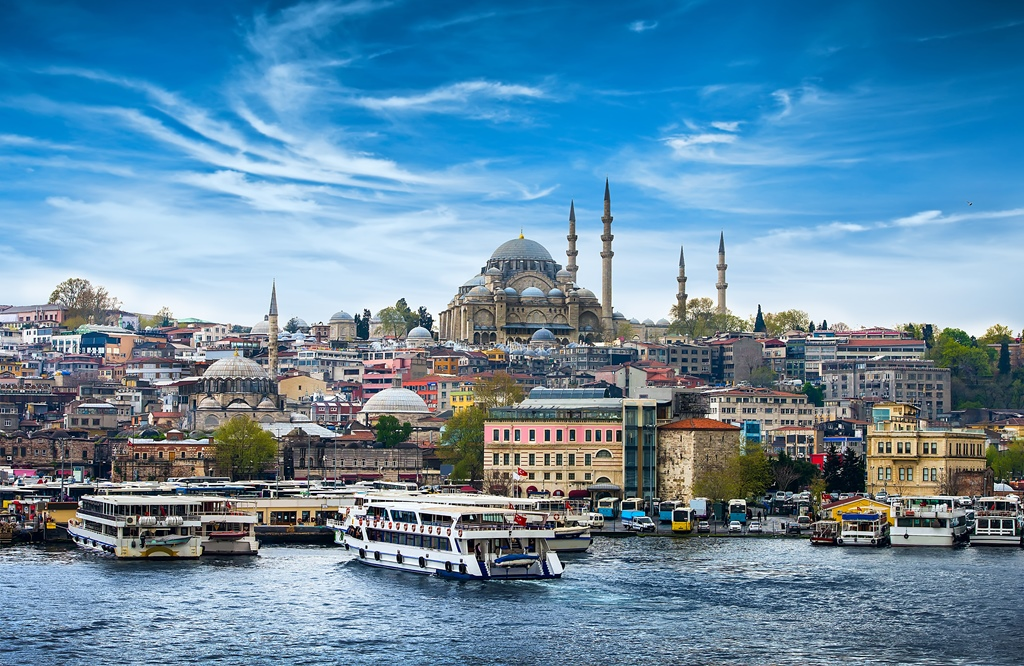
#> input picture sobel_filtre/picture.jpg, 1024 x 666 px
$ python sobel_filtre.py   (older library calls are emulated)
#> lines starting #> are read from the running program, lines starting #| are printed output that depends on the picture; after the words box and inside, x2 and y2 are one past the last pixel; in counts of white or black regions, pixels touching at a corner belong together
import cv2
import numpy as np

resim = cv2.imread("picture.jpg")
#> resim is the input picture: shape (666, 1024, 3); mean B, G, R 164.7, 139.3, 101.1
gray = cv2.cvtColor(resim, cv2.COLOR_BGR2GRAY)
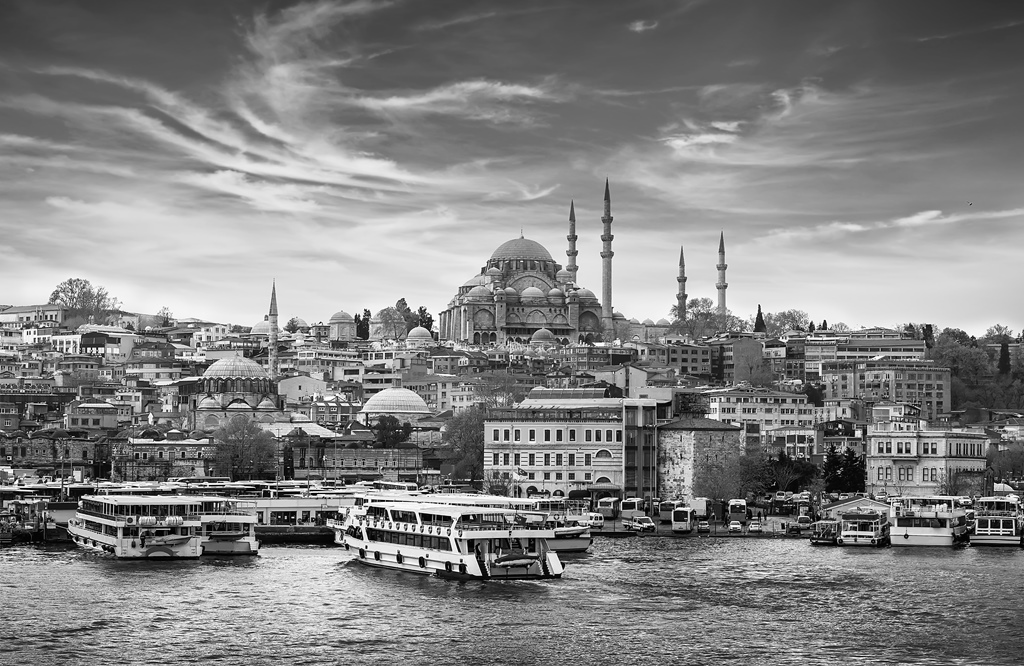
#> gray: shape (666, 1024); min 0, max 255, mean 130.8

X = cv2.Sobel(gray, cv2.CV_64F, 1, 0)
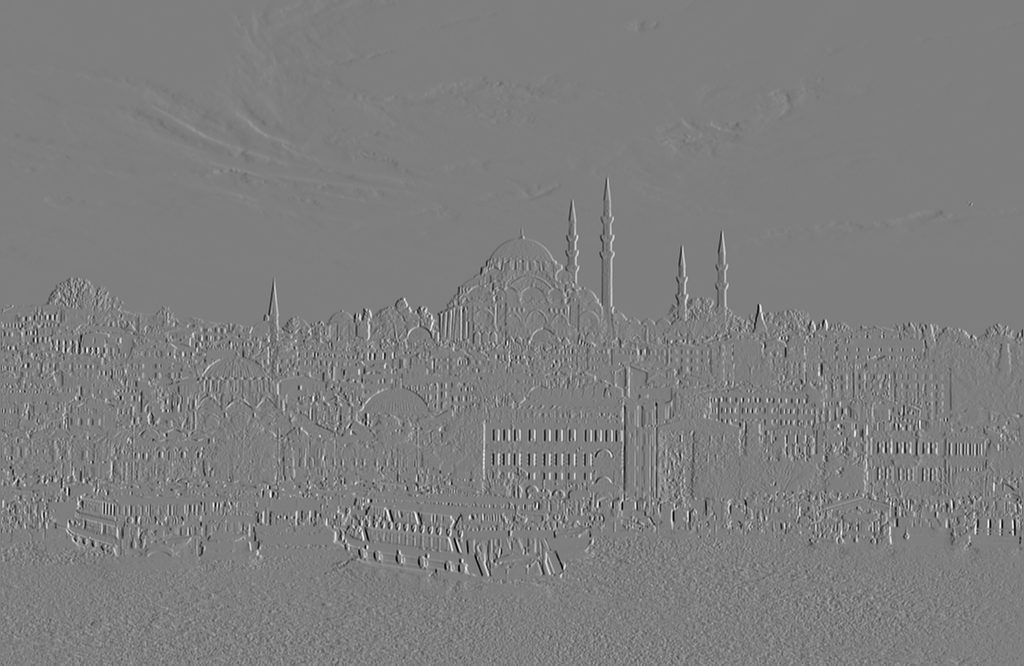
#> X: shape (666, 1024) float64; min -977, max 989, mean -0.1; drawn with min black and max white
Y = cv2.Sobel(gray, cv2.CV_64F, 0, 1)
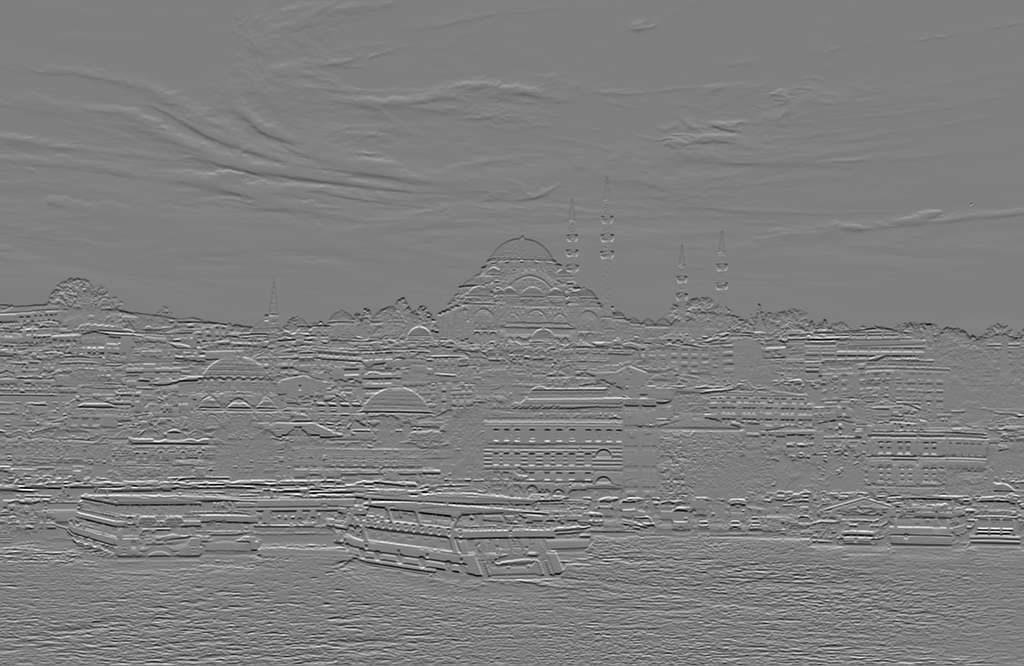
#> Y: shape (666, 1024) float64; min -1006, max 1013, mean 0.6; drawn with min black and max white
XY = X + Y

cv2.imshow("Original", resim)
cv2.imshow("X", X)
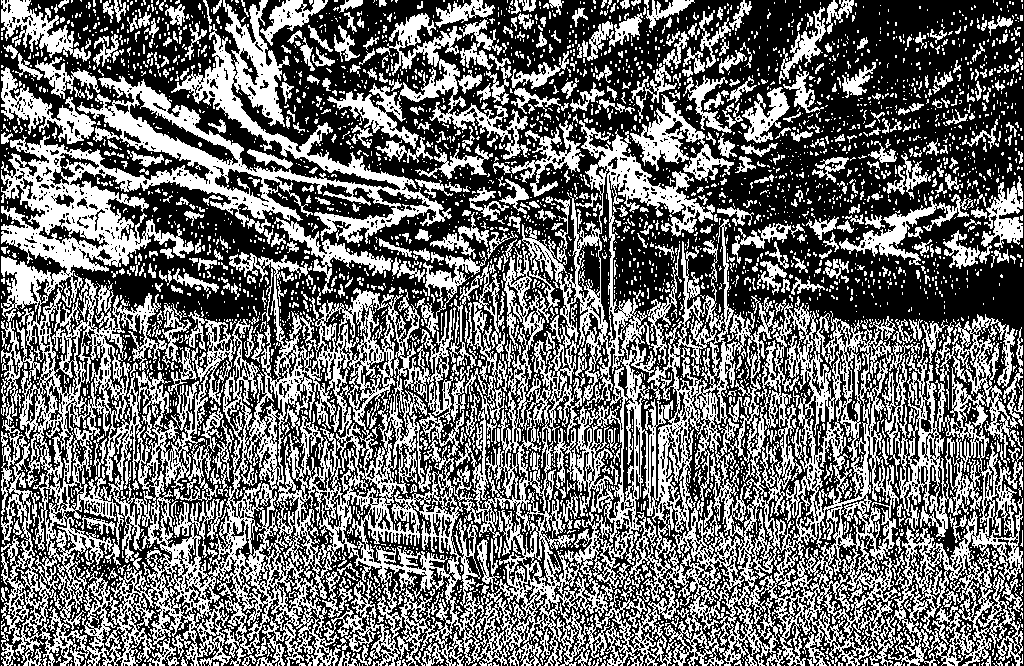
#> window 'X': shape (666, 1024); 43.4% white; 4175 white regions (3589 under 20 px), largest, box (x1, y1, x2, y2) and area: (1, 120, 1023, 666) 174683, (1, 0, 452, 320) 30651, (327, 13, 528, 160) 5774
cv2.imshow("Y", Y)
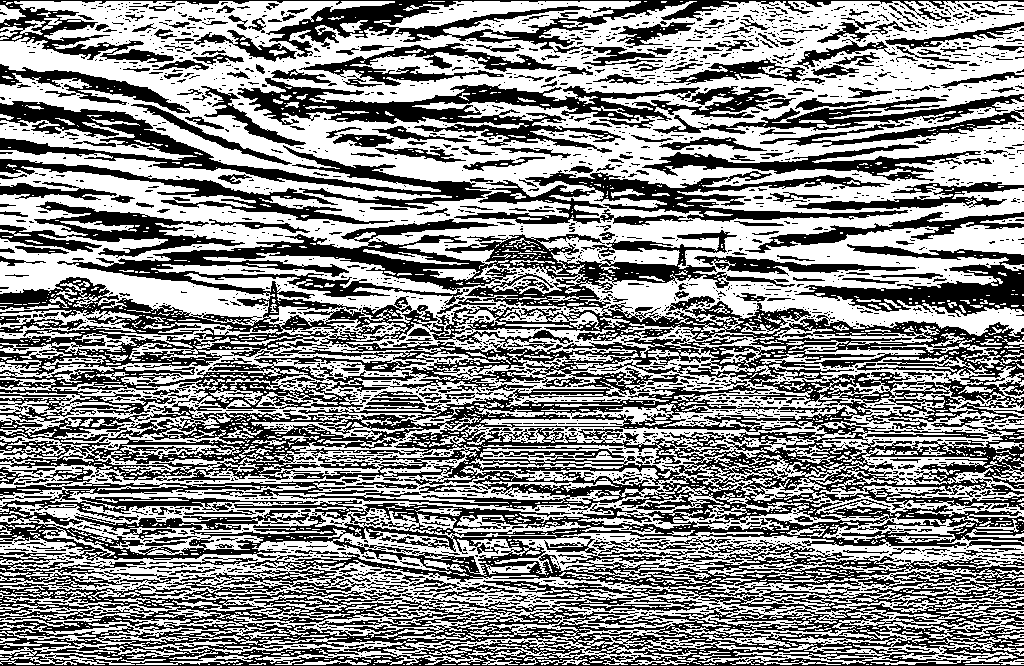
#> window 'Y': shape (666, 1024); 54.5% white; 2691 black regions (2269 under 20 px), largest, box (x1, y1, x2, y2) and area: (0, 219, 1024, 666) 185230, (0, 0, 1024, 66) 12344, (237, 78, 786, 153) 12151
cv2.imshow("X+Y", XY)
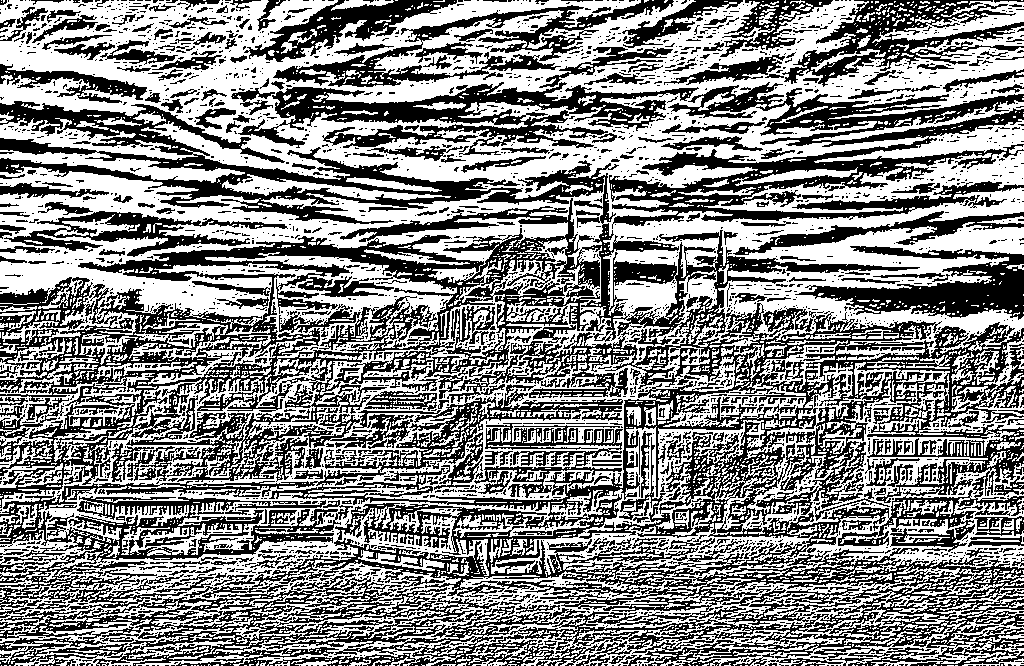
#> window 'X+Y': shape (666, 1024); 53% white; 3399 black regions (2953 under 20 px), largest, box (x1, y1, x2, y2) and area: (0, 101, 1024, 666) 194953, (609, 82, 1024, 229) 20469, (238, 82, 699, 155) 12130

cv2.waitKey(0)
cv2.destroyAllWindows()
